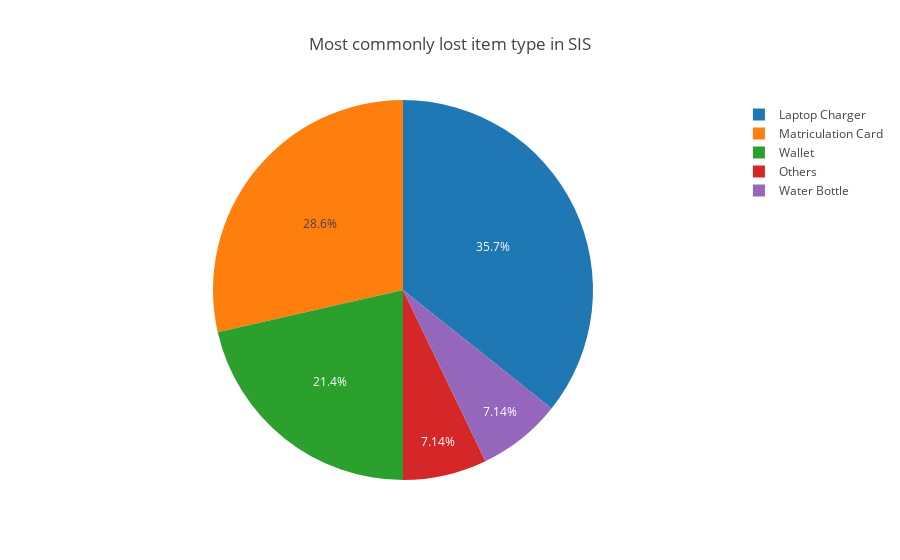

Notebook source saved alongside this figure:
### Markdown cell above
Plot a `pie chart` to showcase the spread of found and reported items with their proportion in SIS.

### Code cell
trace2 = go.Pie(labels=count_itemtype1['itemtype'], values=count_itemtype1['count_itemtype'])
layout = go.Layout(title='Most commonly lost item type in SIS') 

fig = go.Figure(data=[trace2], layout=layout)
iplot(fig)

### Figure 1 — Plotly figure (JSON) as saved in the notebook; plotly's stock layout.template omitted (floating-point values rounded to 4 significant figures)
{"data": [{"labels": ["Laptop Charger", "Matriculation Card", "Others", "Wallet", "Water Bottle"], "type": "pie", "uid": "5ca87a20-b78c-440c-9323-2e82a9cf478a", "values": [5, 4, 1, 3, 1]}], "layout": {"title": {"text": "Most commonly lost item type in SIS"}}}
